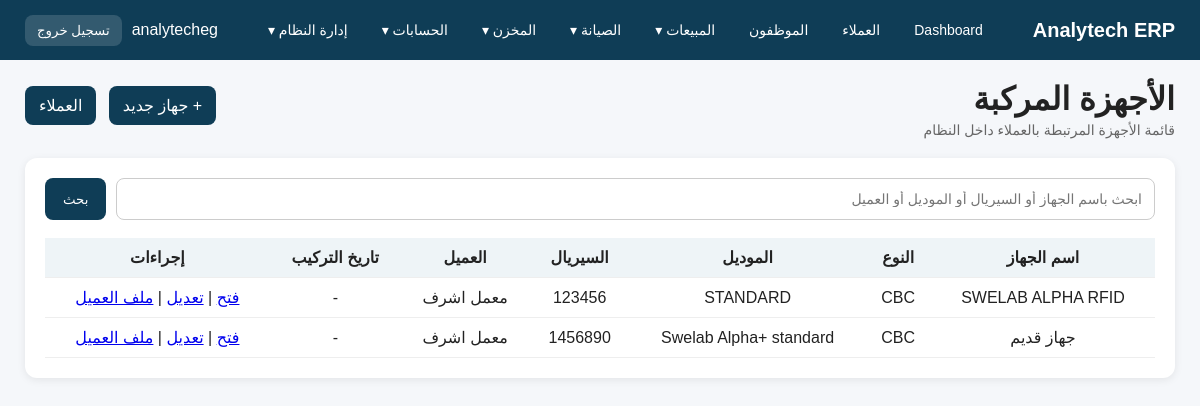
The app's page /devices/ (signed in) with its own data.
### app_devices/models.py (models this page shows, shortened)
class Device(models.Model):
    DEVICE_TYPES = [
        ('CBC', 'CBC'),
        ('Chemistry', 'Chemistry'),
        ('Immunoassay', 'Immunoassay'),
        ('Coagulation', 'Coagulation'),
        ('Other', 'Other'),
    ]
    customer = models.ForeignKey(
        Customer,
        on_delete=models.CASCADE,
        related_name='devices',
        verbose_name='العميل'
    )
    device_name = models.CharField(max_length=200, verbose_name='اسم الجهاز')
    device_type = models.CharField(max_length=50, choices=DEVICE_TYPES, default='CBC', verbose_name='نوع الجهاز')
    model = models.CharField(max_length=150, blank=True, null=True, verbose_name='الموديل')
    serial_number = models.CharField(max_length=150, unique=True, verbose_name='السيريال نمبر')
    installation_date = models.DateField(blank=True, null=True, verbose_name='تاريخ التركيب')
    warranty_end_date = models.DateField(blank=True, null=True, verbose_name='نهاية الضمان')
    notes = models.TextField(blank=True, null=True, verbose_name='ملاحظات')
    class Meta:
        verbose_name = 'جهاز'
        verbose_name_plural = 'الأجهزة'
        ordering = ['device_name', 'serial_number']

### customers/models.py (models this page shows, shortened)
class Customer(models.Model):
    CUSTOMER_TYPES = [
        ('Lab', 'معمل'),
        ('Hospital', 'مستشفى'),
        ('Distributor', 'موزع'),
        ('Other', 'أخرى'),
    ]
    name = models.CharField(max_length=200, verbose_name='اسم العميل')
    customer_type = models.CharField(max_length=20, choices=CUSTOMER_TYPES, verbose_name='نوع العميل')
    address = models.TextField(blank=True, null=True, verbose_name='العنوان')
    phone = models.CharField(max_length=50, blank=True, null=True, verbose_name='الهاتف')
    contact_person = models.CharField(max_length=150, blank=True, null=True, verbose_name='الشخص المسؤول')
    account = models.OneToOneField(
        'accounting.Account',
        on_delete=models.SET_NULL,
        null=True,
        blank=True,
        related_name='customer',
        verbose_name='الحساب المحاسبي'
    )
    notes = models.TextField(blank=True, null=True, verbose_name='ملاحظات')
    class Meta:
        verbose_name = 'عميل'
        verbose_name_plural = 'العملاء'
        ordering = ['name']

### app_devices/views.py (the view, shortened to what this page needs)
# urls.py: path('', device_list, name='device_list'),
def device_list(request):
    query = request.GET.get('q', '').strip()
    devices = Device.objects.select_related('customer').all().order_by('device_name', 'serial_number')
    return render(request, 'devices/device_list.html', {
        'devices': devices,
        'query': query,
    })

### templates/devices/device_list.html (shortened to what this page needs)
{% extends 'base.html' %}
{% block content %}
<div class="topbar">
    <div>
        <h1>الأجهزة المركبة</h1>
        <div class="sub">قائمة الأجهزة المرتبطة بالعملاء داخل النظام</div>
    </div>
    <div class="quick-links">
        <a href="{% url 'device_create' %}">+ جهاز جديد</a>
        <a href="{% url 'customer_list' %}">العملاء</a>
    </div>
</div>
<div class="section">
    <form method="get" style="display:flex; gap:10px; margin-bottom:18px;">
        <input
            type="text"
            name="q"
            value="{{ query }}"
            placeholder="ابحث باسم الجهاز أو السيريال أو الموديل أو العميل"
            style="flex:1; padding:12px; border:1px solid #ccc; border-radius:8px;"
        >
        <button
            type="submit"
            style="padding:12px 18px; border:none; border-radius:8px; background:#0f3d56; color:white;">
            بحث
        </button>
    </form>
    <table>
        <thead>
            <tr>
                <th>اسم الجهاز</th>
                <th>النوع</th>
                <th>الموديل</th>
                <th>السيريال</th>
                <th>العميل</th>
                <th>تاريخ التركيب</th>
                <th>إجراءات</th>
            </tr>
        </thead>
        <tbody>
            {% for device in devices %}
            <tr>
                <td>{{ device.device_name }}</td>
                <td>{{ device.get_device_type_display }}</td>
                <td>{{ device.model|default:"-" }}</td>
                <td>{{ device.serial_number }}</td>
                <td>{{ device.customer.name }}</td>
                <td>{{ device.installation_date|default:"-" }}</td>
                <td>
                    <a href="{% url 'device_detail' device.id %}">فتح</a>
                    |
                    <a href="{% url 'device_edit' device.id %}">تعديل</a>
                    |
                    <a href="{% url 'customer_detail' device.customer.id %}">ملف العميل</a>
                </td>
            </tr>
            {% empty %}
            <tr>
                <td colspan="7" style="padding:20px; text-align:center;">لا توجد أجهزة</td>
            </tr>
            {% endfor %}
        </tbody>
    </table>
</div>
{% endblock %}

### templates/base.html (shortened to what this page needs)
<!DOCTYPE html>
<html lang="ar" dir="rtl">
<head>
</head>
<body>
<div class="navbar">
    <div class="logo">Analytech ERP</div>
    {% if user.is_authenticated %}
    <div class="menu">
        <a href="/">Dashboard</a>
        {% if perms.customers.view_customer %}
        <a href="/customers/">العملاء</a>
        {% endif %}
        {% if perms.app_employees.view_employee %}
        <a href="/employees/">الموظفون</a>
        {% endif %}
        {% if perms.app_quotations.view_quotation or perms.app_sales.view_salesorder or perms.app_invoices.view_invoice or perms.app_employees.view_employeecommission %}
        <div class="dropdown">
            <a href="/reports/sales/">المبيعات ▾</a>
        </div>
        {% endif %}
        {% if perms.app_maintenance.view_maintenancerequest or perms.app_maintenance.view_maintenancevisit or perms.app_maintenance.view_preventivemaintenanceplan %}
        <div class="dropdown">
            <a href="/maintenance/reports/">الصيانة ▾</a>
        </div>
        {% endif %}
        {% if perms.app_inventory.view_inventoryitem or perms.app_inventory.view_inventorylot or perms.app_inventory.view_inventorytransaction or perms.app_inventory.view_recallnotice %}
        <div class="dropdown">
            <a href="/inventory/">المخزن ▾</a>
        </div>
        {% endif %}
        {% if perms.accounting.view_account or perms.accounting.view_journalentry or perms.accounting.view_receiptvoucher or perms.accounting.view_paymentvoucher %}
        <div class="dropdown">
            <a href="/accounting/">الحسابات ▾</a>
        </div>
        {% endif %}
        {% if user.is_staff %}
        <div class="dropdown">
            <a href="/admin/">إدارة النظام ▾</a>
        </div>
        {% endif %}
    </div>
    <div class="user-box">
        <span>{{ user.username }}</span>
        <form method="post" action="{% url 'logout' %}" class="logout-form">
            <button type="submit" class="logout-btn">تسجيل خروج</button>
        </form>
    </div>
    {% endif %}
</div>
<div class="container">
    {% block content %}{% endblock %}
</div>
</body>
</html>

### templates/base.html (style rules this page uses)
body { margin: 0; font-family: Tahoma, Arial, sans-serif; background: #f5f7fa; color: #222; }
.navbar { background: #0f3d56; color: white; padding: 14px 25px; display: flex; justify-content: space-between; align-items: center; gap: 16px; flex-wrap: wrap; }
.logo { font-size: 20px; font-weight: bold; white-space: nowrap; }
.menu { display: flex; align-items: center; gap: 14px; flex-wrap: wrap; }
.menu > a, .dropdown > a { color: white; text-decoration: none; font-size: 14px; padding: 8px 10px; border-radius: 8px; display: inline-block; }
.dropdown { position: relative; }
.container { padding: 20px 25px; }
.topbar { display: flex; justify-content: space-between; align-items: center; margin-bottom: 20px; gap: 15px; flex-wrap: wrap; }
.topbar h1 { margin: 0; }
.sub { color: #666; font-size: 14px; margin-top: 4px; }
.section { background: white; padding: 20px; border-radius: 12px; box-shadow: 0 2px 8px rgba(0,0,0,0.08); }
table { width: 100%; border-collapse: collapse; }
th, td { padding: 10px; border-bottom: 1px solid #eee; text-align: center; vertical-align: middle; }
th { background: #eef4f7; }
.form-control, select, textarea, input[type="text"], input[type="number"], input[type="date"], input[type="email"], input[type="password"] { width: 100%; padding: 10px 12px; border: 1px solid #ccc; border-radius: 8px; font-size: 14px; background: #fff; box-sizing: border-box; }
.quick-links a { display: inline-block; background: #0f3d56; color: white; padding: 10px 14px; border-radius: 8px; text-decoration: none; margin-right: 8px; margin-bottom: 8px; }
.user-box { display: flex; align-items: center; gap: 10px; color: white; }
.logout-form { margin: 0; }
.logout-btn { background: rgba(255,255,255,0.15); border: none; color: white; padding: 8px 12px; border-radius: 8px; cursor: pointer; }

### records on screen
Device: device_name "SWELAB ALPHA RFID", device_type "CBC", model "STANDARD", serial_number "123456", customer.name "معمل اشرف", installation_date "-"
Device: device_name "جهاز قديم", device_type "CBC", model "Swelab Alpha+ standard", serial_number "1456890", customer.name "معمل اشرف", installation_date "-"

### other values on screen
{{ user.username }} "analytecheg"
